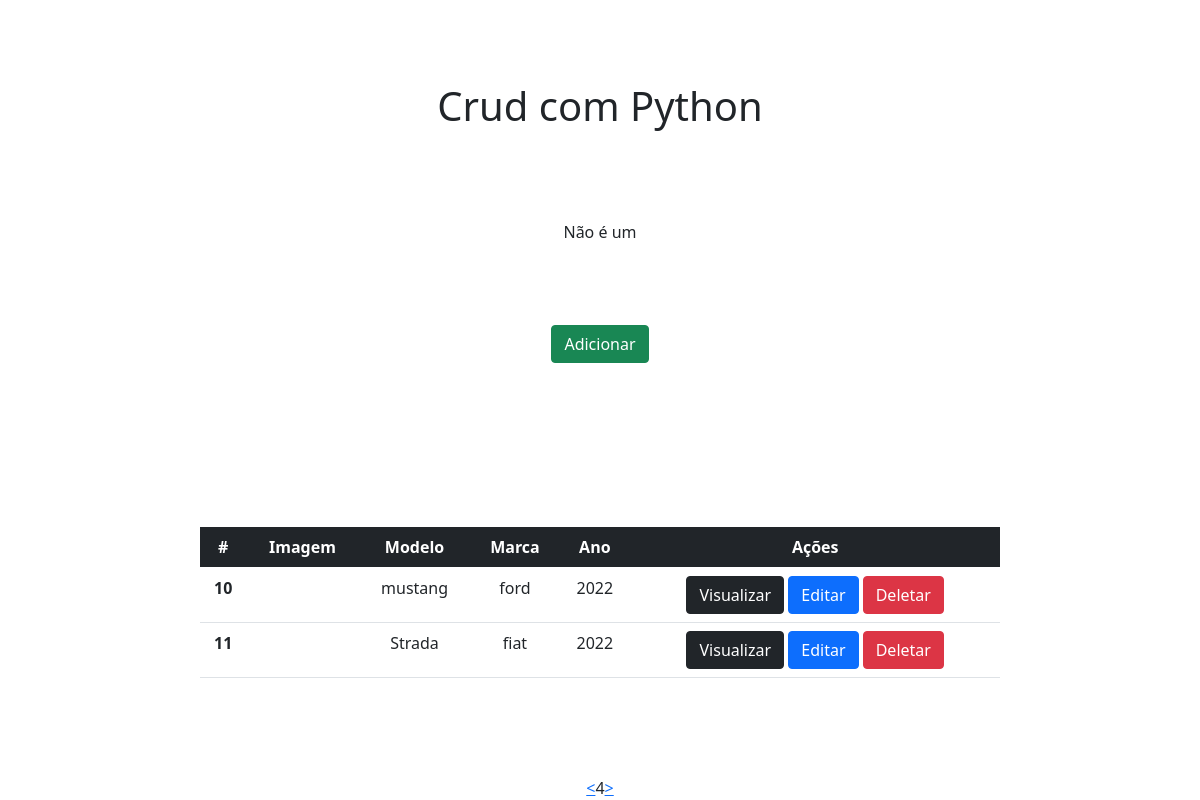
/?page=4, run on the app's committed database.
### app/models.py (models this page shows)
class Carro(models.Model):
  modelo = models.CharField(max_length=50)
  marca = models.CharField(max_length=50)
  ano = models.IntegerField()
  placa = models.CharField(max_length=50)
  imagem = models.ImageField()

### app/views.py (the view)
# urls.py: path('', home, name='home'),
def home(request):
  data = {
  }
  all = Carro.objects.all()
  paginator = Paginator(all, 2)
  pages = request.GET.get('page')
  data['db'] = paginator.get_page(pages)
  return render(request, 'index.html', data)

### app/templates/index.html (shortened to what this page needs)
<!DOCTYPE html>
<html lang="pt-br">
<head>
  <link href="https://cdn.jsdelivr.net/npm/bootstrap@5.0.2/dist/css/bootstrap.min.css" rel="stylesheet">
  <link rel="stylesheet" href="./static/css/style.css">
</head>
<body>
  <div class="col-8 m-auto pt-2 pb-2 text-center">
    <h1>Crud com Python</h1>
  </div>
  {% if carro == 'Fiat Toro' %}
    Esse é um carro: {{carro}}
  {% else %}
    Não é um {{carro}}
  {% endif %}
  <div class="col-8 m-auto pt-2 pb-2 text-center">
    <a href="form/" class="btn btn-success">Adicionar</a>
  </div>
  <div class="col-8 m-auto pt-2 pb-2 text-center">
    <table class="table">
      <thead class="table-dark">
        <tr>
          <th scope="col">#</th>
          <th scope="col">Imagem</th>
          <th scope="col">Modelo</th>
          <th scope="col">Marca</th>
          <th scope="col">Ano</th>
          <th scope="col">Ações</th>
        </tr>
      </thead>
      <tbody>
      {% for dbs in db %}
        <tr>
          <th>{{dbs.id}}</th>
          <td>{{dbs.imagem}}</td>
          <td>{{dbs.modelo}}</td>
          <td>{{dbs.marca}}</td>
          <td>{{dbs.ano}}</td>
          <td>
            <a href="/view/{{dbs.id}}" class="btn btn-dark">Visualizar</a>
            <a href="/edit/{{dbs.id}}" class="btn btn-primary">Editar</a>
            <a href="/delete/{{dbs.id}}" class="btn btn-danger btnDel">Deletar</a>
          </td>
        </tr>
      {% endfor %}
      </tbody>
    </table>
  </div>
  <div class="pagination">
    <div class="pagination_previous">
      {% if db.has_previous %}
        <a href="?page={{db.previous_page_number}}"> < </a>
      {% endif %}
    </div>
    <div class="pagination_current">
      {{ db.number }}
    </div>
    <div class="pagination_next">
      {% if db.has_next %}
        <a href="?page={{db.next_page_number}}"> > </a>
      {% endif %}
    </div>
  </div>
  {% load static %}
</body>
</html>

### app/static/css/style.css (style rules this page uses)
* { padding: 0; margin: 0; box-sizing: border-box; }
body { display: flex; justify-content: center; align-items: center; flex-direction: column; width: 100%; height: 100vh; background-color: white; }
.pagination { display: flex; justify-content: center; align-items: center; background-color: white; }

### data on the page
Carro: id "10", modelo "mustang", marca "ford", ano "2022"
Carro: id "11", modelo "Strada", marca "fiat", ano "2022"

### other printed values
{{ db.number }} "4"
